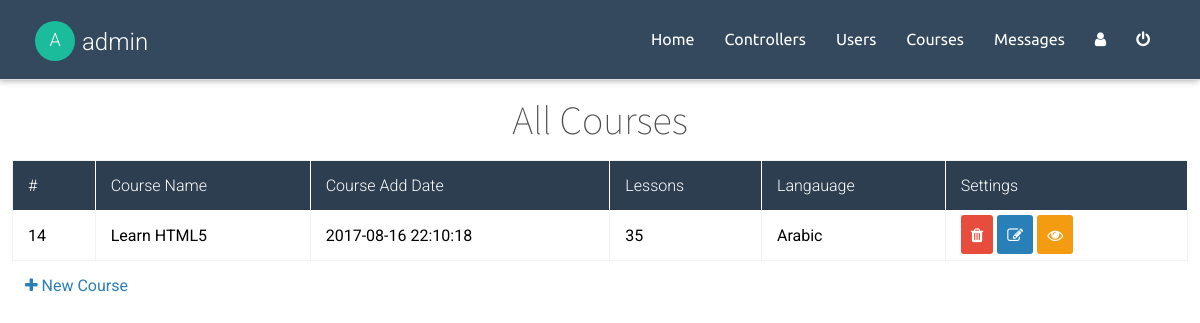
Page /admin/control/courses.php?control=manage (signed in) on the committed database.
### tables this page shows
CREATE TABLE `controller` (
  `ControllerID` int(11) NOT NULL,
  `ControllerName` varchar(80) NOT NULL,
  `Controller_Username` varchar(50) NOT NULL,
  `Job` varchar(50) NOT NULL,
  `College` varchar(50) NOT NULL,
  `Controller_Email` varchar(255) NOT NULL,
  `Controller_Password` varchar(80) NOT NULL,
  `JoinedIn` timestamp NOT NULL DEFAULT CURRENT_TIMESTAMP,
  `Controller_YouTube` text NOT NULL,
  `Controller_FB` text NOT NULL,
  `Controller_Twitter` text NOT NULL,
  `Controller_GoogleP` text NOT NULL,
  `Controller_Instagram` text NOT NULL
);

CREATE TABLE `courses` (
  `CourseID` int(11) NOT NULL,
  `CourseName` varchar(80) NOT NULL,
  `CourseDesc` text NOT NULL,
  `CourseDate` timestamp NOT NULL DEFAULT CURRENT_TIMESTAMP,
  `CourseLink` text NOT NULL,
  `Lessons` varchar(50) NOT NULL,
  `Lang` varchar(50) NOT NULL
);

### admin/control/incs/functions/get_userData.func.php (called while the page is built)
<?php
  function getControllerData($session_name)
  {
    global $conn;
    $session_userid = $_SESSION[$session_name];
    $getData = $conn->prepare('SELECT * FROM controller WHERE ControllerID = ?');
    $getData->execute(array($session_userid));
    return $getData->fetch();
  }

### admin/control/courses.php (the view, shortened to what this page needs)
<?php
  include('incs/all.php');
  $courses = $conn->prepare("SELECT * FROM courses");
  $courses->execute();
  $courses_data = $courses->fetchAll();
?>
  <?php if ($_GET['control'] == 'manage') { ?>
    <section class='courses-manage'>
      <h1 class='center _100 light mt-15 mb-15 gray'>All Courses</h1>
      <table>
        <tr>
          <th>#</th>
          <th>Course Name</th>
          <th>Course Add Date</th>
          <th>Lessons</th>
          <th>Langauage</th>
          <th>Settings</th>
        </tr>
        <?php foreach ($courses_data as $couData) { ?>
          <tr>
            <td><?php echo $couData['CourseID']; ?></td>
            <td><?php echo $couData['CourseName']; ?></td>
            <td><?php echo $couData['CourseDate']; ?></td>
            <td><?php echo $couData['Lessons']; ?></td>
            <td><?php echo $couData['Lang']; ?></td>
            <td>
              <a href="?control=delete&course_id=<?php echo $couData['CourseID']; ?>" class='btn btn-danger tooltip' text='Delete'><i class='fa fa-trash'></i></a>
              <a href="?control=edit&course_id=<?php echo $couData['CourseID']; ?>" class='btn btn-primary tooltip' text='Edit'><i class='fa fa-edit'></i></a>
              <a href="?control=no-control&action=view&course_id=<?php echo $couData['CourseID'] ?>" class='btn btn-warning tooltip' text='View'><i class='fa fa-eye'></i></a>
            </td>
          </tr>
        <?php } ?>
      </table>
      <a href="?control=new-course" class='mt-15 ml-25' style='display: block;'><i class='fa fa-plus'></i> New Course</a>
    </section>
  <?php } ?>
<?php include($paths['AIF'] . 'footer.php'); ?>

### admin/control/incs/all.php (shortened to what this page needs)
<?php
  $paths = [
    'css'                   => 'layout/css/',
    'js'                    => 'layout/js/',
    'pictures'              => 'layout/pictures/',
    'incs'                  => 'incs/',
    'func'                  => 'incs/functions/',
    'oop'                   => 'incs/oop/',
    'AIF'                   => 'incs/all/'
  ];
  foreach (glob($paths['AIF'] . '*.php') as $impor_file) {
    include($impor_file);
  }

### admin/control/incs/all/nav.php (shortened to what this page needs)
<?php
  $adminData = getControllerData('admin_id');
?>
<nav class="navbar">
  <h1>
    <div><?php echo $adminData['ControllerName'][0]; ?></div>
    <a href="#"><?php echo $adminData['Controller_Username']; ?></a>
  </h1>
  <ul>
    <div class='hidden'>
      <li><a href="index.php">Home</a></li>
      <li><a href="controllers.php">Controllers</a></li>
      <li><a href="users.php">Users</a></li>
      <li><a href="courses.php">Courses</a></li>
      <li><a href="messages.php">Messages</a></li>
      <li title='Profile'><a href="profile.php"><i class='fa fa-user'></i></a></li>
      <li title='Logout'><a href="logout.php"><i class='fa fa-power-off'></i></a></li>
    </div>
  </ul>
</nav>

### admin/control/layout/css/nav.css (style rules this page uses)
.navbar ul li a { font-family:'Ubuntu' }
.navbar { background-color:#34495e;padding:0 35px }
.navbar>h1 { display:flex;margin-top:13px }
.navbar>h1 a { color:#FFF }
.navbar>h1 div { width:40px;height:40px;text-align:center;border-radius:50%;background-color:#1abc9c;margin-right:7px;font-size:18px;line-height:2.125em;color:#fff;text-transform:uppercase;margin-top:-7px }
.navbar ul li { padding:30px 0 }
.navbar ul li a { cursor:pointer;color:#FFF;padding:30px 15px }

### admin/control/layout/css/admin-control-panel.css (style rules this page uses)
.courses-manage>h1 { font-size:2.5em }
.courses-manage table tr th { background-color:#2c3e50 }
.courses-manage table tr td { padding:15px }

### rows in the picture
controller: ControllerName "A", Controller_Username "admin"
courses: CourseID "14", CourseName "Learn HTML5", CourseDate "2017-08-16 22:10:18", Lessons "35", Lang "Arabic"
